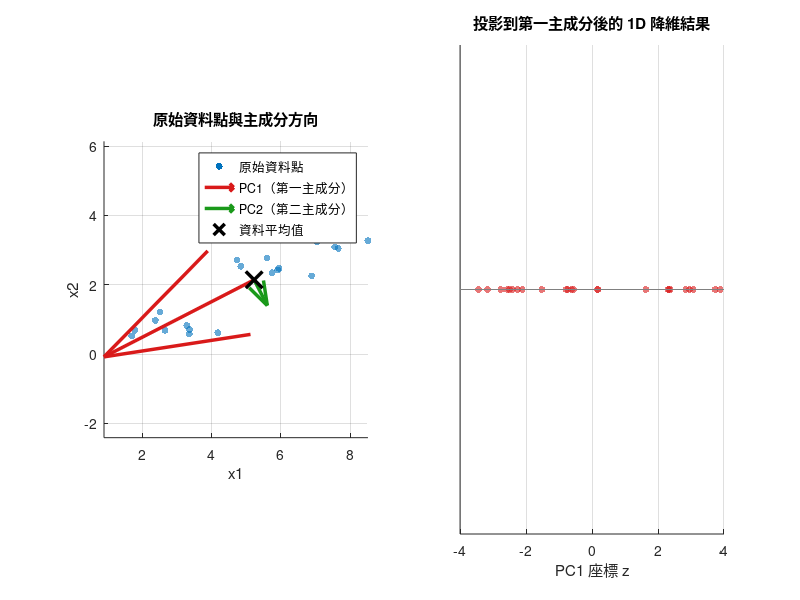
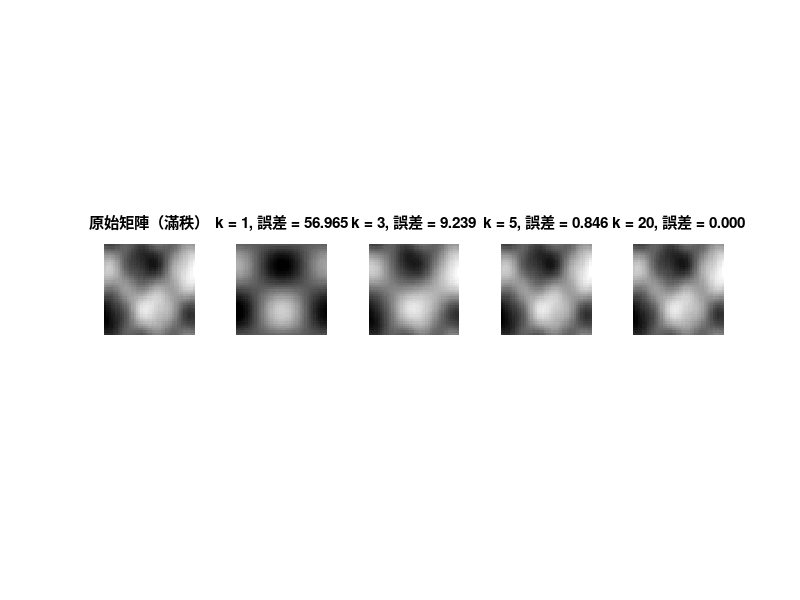

These charts were generated, in order, by the following MATLAB code: (Note: this script raises an error after producing the figures.)
% 注意：本檔案已在 MATLAB R2025a 驗證通過（輸出數值與同章 Python 版本一致），亦相容於 GNU Octave 10.2。
%
% 第 12 章：PCA 與 SVD 實務應用（MATLAB 實作）
%
% 本腳本示範：
%   Part A - 主成分分析 (PCA)
%     1. 建立一組具相關性的 2D 資料（固定數值，避免跨語言亂數種子不同步）
%     2. 資料中心化（減去平均值）
%     3. 計算共變異數矩陣，並用 eig() 對其做特徵分解求主成分方向
%     4. 用 svd() 對中心化資料直接求主成分方向，並與特徵分解結果交叉驗證
%     5. 繪製原始資料點與主成分方向、投影到第一主成分的降維結果
%
%   Part B - SVD 影像/矩陣壓縮
%     1. 用外積組合出一個有明顯圖案的簡單「圖像」矩陣（純公式生成，不依賴外部檔案）
%     2. 用 svd() 對其做奇異值分解
%     3. 用前 k 個奇異值做低秩近似重建，比較不同 k 值的重建誤差與壓縮率
%     4. 繪製原始矩陣與不同 k 值重建結果的視覺化比較
%
% 執行方式：於 MATLAB 中執行 run('ch12_pca_applications.m')
%
% 註：本章刻意不使用 Statistics and Machine Learning Toolbox 的 pca() 函式，
%     而是用 eig() / svd() 手動實作，以維持基礎相容性並凸顯 PCA 的數學原理。
%
% 另註：本檔案採用「function 檔案 + local function」寫法（函式名稱與檔名相同），
% 而非 MATLAB R2016b+ 才支援的「script 檔案內含 local function」寫法，
% 目的是同時相容於 MATLAB 與 GNU Octave。

function ch12_pca_applications()

clear; clc; close all;

%% =======================================================================
%% Part A：主成分分析 (PCA)
%% =======================================================================

%% 1. 建立一組具相關性的 2D 資料
disp('============================================================')
disp('Part A - 1. 建立模擬資料（兩個變數具明顯相關性）')
disp('============================================================')

% 固定寫死的資料點（共 24 筆），x1、x2 兩個變數之間有明顯的正相關，
% 使用固定數值可避免 MATLAB 與 Python 亂數產生器不同步的問題。
X = [
    5.6000, 2.7728;
    7.0471, 3.2368;
    7.6274, 3.5127;
    6.8821, 2.2571;
    3.3609, 0.7150;
    1.7821, 0.6880;
    3.2814, 0.8254;
    4.7303, 2.7144;
    7.1046, 3.4280;
    8.5089, 3.2749;
    5.9077, 2.4288;
    3.3600, 0.5832;
    2.6558, 0.6829;
    2.3770, 0.9734;
    4.8425, 2.5348;
    8.0092, 3.6595;
    7.5516, 3.0885;
    5.9410, 2.4717;
    4.1797, 0.6181;
    1.6943, 0.5246;
    2.5070, 1.2158;
    5.7471, 2.3490;
    7.0794, 3.8068;
    7.6527, 3.0501
];

fprintf('資料矩陣 X 的大小 (n_samples x n_features) = %d x %d\n', size(X, 1), size(X, 2));
disp('X 的前 5 筆樣本：')
disp(X(1:5, :))
fprintf('X 的平均值（中心化前）= [%.4f, %.4f]\n', mean(X, 1));

%% 2. 資料中心化 (centering)
disp('============================================================')
disp('Part A - 2. 資料中心化 (centering)')
disp('============================================================')

X_mean = mean(X, 1);
X_centered = X - X_mean;

fprintf('平均值 mean(X) = [%.4f, %.4f]\n', X_mean);
fprintf('中心化後 X_centered 的平均值（應接近 0）= [%.2e, %.2e]\n', mean(X_centered, 1));

% 註：是否要再除以標準差（做「標準化」）取決於各變數尺度是否相近。
% 本範例兩個變數尺度相近，這裡只做中心化，不做標準差縮放。

%% 3. 共變異數矩陣與特徵分解
disp('============================================================')
disp('Part A - 3. 共變異數矩陣的特徵分解')
disp('============================================================')

n = size(X_centered, 1);
cov_matrix = (X_centered' * X_centered) / (n - 1);
disp('共變異數矩陣 C =')
disp(cov_matrix)

% 用內建 cov() 驗證手算的共變異數矩陣是否正確
cov_matrix_builtin = cov(X_centered);
fprintf('與內建 cov() 計算結果是否一致：%d\n', norm(cov_matrix - cov_matrix_builtin) < 1e-10);

% 對共變異數矩陣做特徵分解：C v = lambda v
% eig() 對「對稱矩陣」回傳的特徵值預設由小到大排序
[eigvecs, eigvals_diag] = eig(cov_matrix);
eigvals = diag(eigvals_diag);

% 依特徵值由大到小重新排序（PCA 習慣把變異量最大的方向排在第一個）
[eigvals_sorted, sort_idx] = sort(eigvals, 'descend');
eigvecs_sorted = eigvecs(:, sort_idx);

fprintf('\n特徵值（由大到小排序）= [%.6f, %.6f]\n', eigvals_sorted);
disp('特徵向量（每一行 column 對應一個主成分方向）=')
disp(eigvecs_sorted)

pc1_eig = eigvecs_sorted(:, 1);
pc2_eig = eigvecs_sorted(:, 2);
fprintf('第一主成分方向 PC1（特徵分解法）= [%.4f, %.4f]\n', pc1_eig);
fprintf('第二主成分方向 PC2（特徵分解法）= [%.4f, %.4f]\n', pc2_eig);

explained_ratio_eig = eigvals_sorted / sum(eigvals_sorted);
fprintf('各主成分解釋的變異量比例 = [%.4f, %.4f]\n', explained_ratio_eig);

%% 4. 用 SVD 重做一次 PCA，並與特徵分解結果交叉驗證
disp('============================================================')
disp('Part A - 4. 用 SVD 重做 PCA，並驗證與特徵分解結果一致')
disp('============================================================')

% 對中心化後的資料矩陣直接做 SVD：X_centered = U * S * V'
[U, S, V] = svd(X_centered, 'econ');
singular_values = diag(S);

% 關鍵關係：共變異數矩陣 C = X_centered' * X_centered / (n-1) = V * diag(S.^2/(n-1)) * V'
% 所以 SVD 的右奇異向量矩陣 V 的每一行 column，就是共變異數矩陣的特徵向量，
% 對應的特徵值 = 奇異值平方 / (n-1)
eigvals_from_svd = (singular_values .^ 2) / (n - 1);

fprintf('SVD 奇異值 S = [%.6f, %.6f]\n', singular_values);
fprintf('由奇異值換算出的特徵值 S^2/(n-1) = [%.6f, %.6f]\n', eigvals_from_svd);
fprintf('與特徵分解求得的特徵值比較       = [%.6f, %.6f]\n', eigvals_sorted);
fprintf('兩者是否一致：%d\n', norm(eigvals_from_svd - eigvals_sorted) < 1e-8);

pc1_svd = V(:, 1);
pc2_svd = V(:, 2);
fprintf('\n第一主成分方向 PC1（SVD 法，未校正正負號）= [%.4f, %.4f]\n', pc1_svd);
fprintf('第一主成分方向 PC1（特徵分解法）           = [%.4f, %.4f]\n', pc1_eig);

% 特徵向量（或奇異向量）的方向在數學上不唯一，可能相差一個正負號
% （v 與 -v 都是同一個特徵值對應的合法特徵向量）。
% 用內積正負號來對齊 v_target 與 v_ref 的方向，方便比較數值是否一致。
if dot(pc1_eig, pc1_svd) < 0
    pc1_svd_aligned = -pc1_svd;
else
    pc1_svd_aligned = pc1_svd;
end
if dot(pc2_eig, pc2_svd) < 0
    pc2_svd_aligned = -pc2_svd;
else
    pc2_svd_aligned = pc2_svd;
end

fprintf('\n校正正負號後的 PC1（SVD 法）= [%.4f, %.4f]\n', pc1_svd_aligned);
fprintf('校正正負號後的 PC2（SVD 法）= [%.4f, %.4f]\n', pc2_svd_aligned);

pc1_match = norm(pc1_eig - pc1_svd_aligned) < 1e-8;
pc2_match = norm(pc2_eig - pc2_svd_aligned) < 1e-8;
fprintf('\nPC1 特徵分解 vs SVD（校正正負號後）是否一致：%d\n', pc1_match);
fprintf('PC2 特徵分解 vs SVD（校正正負號後）是否一致：%d\n', pc2_match);

if pc1_match && pc2_match
    disp('>>> 驗證通過：特徵分解與 SVD 兩種方法求出的主成分方向一致。')
else
    disp('>>> 驗證失敗：兩種方法結果不一致，請檢查計算過程。')
end

%% 5. 投影到第一主成分：資料降維
disp('============================================================')
disp('Part A - 5. 投影到第一主成分（2D -> 1D 降維）')
disp('============================================================')

% 用特徵分解得到的 PC1 方向做投影：z = X_centered * pc1
z_1d = X_centered * pc1_eig;
disp('投影到 PC1 後的 1D 座標 z（前 5 筆）=')
disp(z_1d(1:5))

% 從 1D 座標還原回 2D（近似重建，因為只保留第一主成分，會有資訊損失）
X_reconstructed_1pc = z_1d * pc1_eig' + X_mean;
reconstruction_error = norm(X - X_reconstructed_1pc, 'fro');
fprintf('只用第一主成分重建的 Frobenius 誤差 = %.6f\n', reconstruction_error);
fprintf('原始資料的變異量中，被保留（第一主成分解釋）的比例 = %.4f\n', explained_ratio_eig(1));

%% 6. 繪圖：原始資料點 + 主成分方向 + 投影結果
disp('============================================================')
disp('Part A - 6. 繪製 PCA 圖示')
disp('============================================================')

figure('Position', [100, 100, 1100, 500]);

% 左圖：原始資料點 + 主成分方向
subplot(1, 2, 1);
hold on;
scatter(X(:, 1), X(:, 2), 25, [0 0.447 0.741], 'filled', 'MarkerFaceAlpha', 0.6);

scale = 2.0;
pc1_end = X_mean + scale * sqrt(eigvals_sorted(1)) * pc1_eig';
pc2_end = X_mean + scale * sqrt(eigvals_sorted(2)) * pc2_eig';

quiver(X_mean(1), X_mean(2), pc1_end(1) - X_mean(1), pc1_end(2) - X_mean(2), 0, ...
    'Color', [0.85 0.1 0.1], 'LineWidth', 2.5, 'MaxHeadSize', 0.5);
quiver(X_mean(1), X_mean(2), pc2_end(1) - X_mean(1), pc2_end(2) - X_mean(2), 0, ...
    'Color', [0.1 0.6 0.1], 'LineWidth', 2.5, 'MaxHeadSize', 0.5);
plot(X_mean(1), X_mean(2), 'kx', 'MarkerSize', 12, 'LineWidth', 2.5);

axis equal;
grid on;
xlabel('x1');
ylabel('x2');
title('原始資料點與主成分方向');
legend('原始資料點', 'PC1（第一主成分）', 'PC2（第二主成分）', '資料平均值', 'Location', 'best');

% 右圖：投影到第一主成分後的降維結果（1D 座標，用 0 當作 y 軸方便視覺化）
subplot(1, 2, 2);
hold on;
scatter(z_1d, zeros(size(z_1d)), 25, [0.85 0.1 0.1], 'filled', 'MarkerFaceAlpha', 0.6);
xl_ref = xlim();
plot(xl_ref, [0, 0], 'Color', [0.5 0.5 0.5]);  % x 軸參考線（用 plot 取代 yline，Octave 相容）
grid on;
xlabel('PC1 座標 z');
set(gca, 'YTick', []);
title('投影到第一主成分後的 1D 降維結果');

saveas(gcf, 'pca_projection_matlab.png');
fprintf('已儲存 PCA 圖示至: pca_projection_matlab.png\n');

%% =======================================================================
%% Part B：SVD 影像/矩陣壓縮
%% =======================================================================

%% 1. 用外積組合出一個有明顯圖案的簡單「圖像」矩陣
disp('============================================================')
disp('Part B - 1. 生成有結構的簡單圖像矩陣')
disp('============================================================')

img_size = 40;
coords = linspace(-3, 3, img_size);

% 用幾個「外積」疊加出一個有明顯條紋 + 漸層圖案的矩陣，
% 這種做法本質上就是「低秩結構」：矩陣主要是由少數幾個 rank-1 外積成分組成，
% 因此很適合用來示範 SVD 低秩近似的效果。
pattern_1 = sin(coords)' * cos(coords);                 % 棋盤狀條紋
pattern_2 = exp(-coords.^2 / 4)' * ones(1, img_size);    % 中央亮、邊緣暗的漸層
pattern_3 = ones(img_size, 1) * linspace(-1, 1, img_size); % 水平方向線性漸層
pattern_4 = cos(2 * coords)' * sin(3 * coords);          % 較高頻的細節條紋

% 用固定公式產生「類雜訊」擾動（不用隨機數，確保跨環境結果一致）
[ii, jj] = ndgrid(0:(img_size - 1), 0:(img_size - 1));
pseudo_noise = 0.05 * sin(12.9898 * ii + 78.233 * jj);

image_mat = 3.0 * pattern_1 + 2.0 * pattern_2 + 1.0 * pattern_3 + 0.5 * pattern_4 + pseudo_noise;

fprintf('圖像矩陣形狀 = %d x %d\n', size(image_mat, 1), size(image_mat, 2));
fprintf('圖像矩陣的秩 = %d\n', rank(image_mat));

%% 2. 對圖像矩陣做 SVD
disp('============================================================')
disp('Part B - 2. 對圖像矩陣做 SVD')
disp('============================================================')

[U_img, S_img, V_img] = svd(image_mat, 'econ');
singular_values_img = diag(S_img);

fprintf('U 形狀 = %d x %d; S 對角線長度 = %d; V 形狀 = %d x %d\n', ...
    size(U_img, 1), size(U_img, 2), length(singular_values_img), size(V_img, 1), size(V_img, 2));
disp('前 10 個奇異值 =')
disp(singular_values_img(1:10)')
disp('奇異值快速遞減，代表大部分「能量」集中在前幾個成分中，適合做低秩近似。')

%% 3. 用前 k 個奇異值做低秩近似重建，比較誤差與壓縮率
disp('============================================================')
disp('Part B - 3. 低秩近似重建：比較不同 k 值的誤差與壓縮率')
disp('============================================================')

k_values = [1, 2, 3, 5, 10, 20];
[m, n_cols] = size(image_mat);
full_rank = min(m, n_cols);

errors = zeros(length(k_values), 1);
compression_ratios = zeros(length(k_values), 1);

fprintf('%4s | %16s | %10s | %10s\n', 'k', 'Frobenius誤差', '相對誤差', '壓縮率');
disp(repmat('-', 1, 52))
for idx = 1:length(k_values)
    k = k_values(idx);
    A_k = low_rank_approx(U_img, singular_values_img, V_img, k);
    err = norm(image_mat - A_k, 'fro');
    rel_err = err / norm(image_mat, 'fro');

    % 壓縮率：儲存低秩近似只需存 U_k (m x k)、S_k (k)、V_k (n x k)，
    % 相對於原始 m x n 個元素的比例
    storage_k = k * (m + n_cols + 1);
    storage_full = m * n_cols;
    compression_ratio = storage_k / storage_full;

    errors(idx) = err;
    compression_ratios(idx) = compression_ratio;
    fprintf('%4d | %16.6f | %9.4f%% | %9.4f%%\n', k, err, rel_err * 100, compression_ratio * 100);
end

% 驗證誤差是否隨 k 遞增而單調遞減
is_monotonic_decreasing = all(diff(errors) <= 1e-10);
fprintf('\n');
if is_monotonic_decreasing
    disp('>>> 驗證通過：重建誤差（Frobenius norm）隨 k 增加而單調遞減（或持平）。')
else
    disp('>>> 驗證失敗：重建誤差沒有隨 k 增加而遞減，請檢查計算過程。')
end

% 額外驗證：k = full_rank 時應完全重建（誤差趨近於 0）
A_full = low_rank_approx(U_img, singular_values_img, V_img, full_rank);
full_rank_error = norm(image_mat - A_full, 'fro');
fprintf('k = full_rank (%d) 時的重建誤差 = %.2e（應接近 0）\n', full_rank, full_rank_error);

%% 4. 繪圖：原始矩陣 vs 不同 k 值的重建結果
disp('============================================================')
disp('Part B - 4. 繪製原始矩陣與低秩近似重建結果')
disp('============================================================')

k_to_plot = [1, 3, 5, 20];
vmin = min(image_mat(:));
vmax = max(image_mat(:));

figure('Position', [100, 100, 1400, 320]);
subplot(1, length(k_to_plot) + 1, 1);
imagesc(image_mat, [vmin, vmax]);
axis image off;
colormap(gca, 'gray');
title('原始矩陣（滿秩）');

for idx = 1:length(k_to_plot)
    k = k_to_plot(idx);
    A_k = low_rank_approx(U_img, singular_values_img, V_img, k);
    err = norm(image_mat - A_k, 'fro');

    subplot(1, length(k_to_plot) + 1, idx + 1);
    imagesc(A_k, [vmin, vmax]);
    axis image off;
    colormap(gca, 'gray');
    title(sprintf('k = %d, 誤差 = %.3f', k, err));
end

saveas(gcf, 'svd_compression_matlab.png');
fprintf('已儲存 SVD 低秩近似比較圖至: svd_compression_matlab.png\n');

% 額外繪製「誤差 vs k」的折線圖，直觀呈現遞減趨勢
figure('Position', [100, 100, 600, 450]);
plot(k_values, errors, '-o', 'Color', [0.49 0.18 0.56], 'LineWidth', 1.5, 'MarkerFaceColor', [0.49 0.18 0.56]);
grid on;
xlabel('保留的奇異值個數 k');
ylabel('Frobenius 誤差 ||A - A_k||_F');
title('重建誤差（Frobenius norm）隨 k 增加而遞減');
saveas(gcf, 'svd_error_curve_matlab.png');
fprintf('已儲存誤差遞減曲線圖至: svd_error_curve_matlab.png\n');

fprintf('\n全部範例執行完畢。\n');

end % ch12_pca_applications（主函式結束）

%% =======================================================================
%% 本地函式定義
%% =======================================================================

function A_k = low_rank_approx(U, s, V, k)
    % 用前 k 個奇異值/奇異向量重建矩陣 A_k = U_k * diag(s_k) * V_k'
    A_k = U(:, 1:k) * diag(s(1:k)) * V(:, 1:k)';
end
